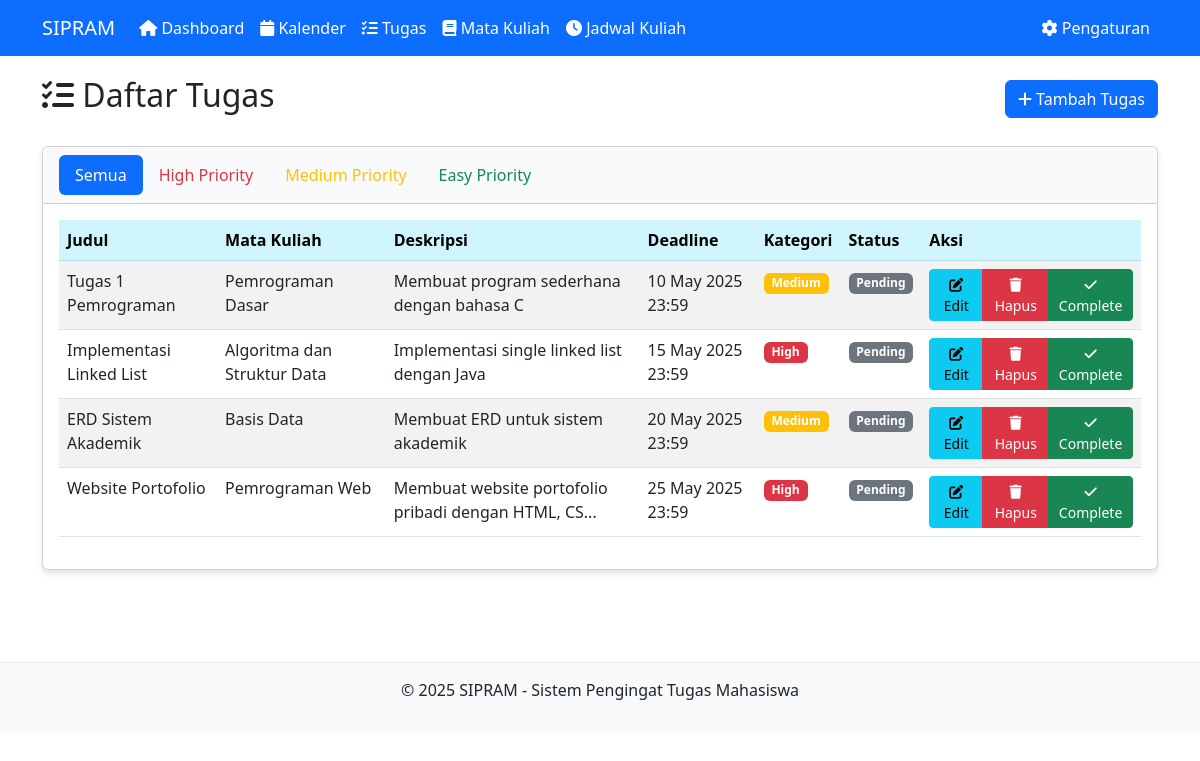
/tugas.php, run on the app's committed database.
### tables this page shows
CREATE TABLE IF NOT EXISTS tugas (
    tugas_id INT PRIMARY KEY AUTO_INCREMENT,
    user_id INT NOT NULL,
    mk_id INT NOT NULL,
    judul VARCHAR(100) NOT NULL,
    deskripsi TEXT,
    deadline DATETIME NOT NULL,
    kategori ENUM('high', 'medium', 'easy') NOT NULL,
    status ENUM('pending', 'completed') DEFAULT 'pending',
    created_at TIMESTAMP DEFAULT CURRENT_TIMESTAMP,
    FOREIGN KEY (user_id) REFERENCES users(user_id) ON DELETE CASCADE,
    FOREIGN KEY (mk_id) REFERENCES mata_kuliah(mk_id) ON DELETE CASCADE
);

CREATE TABLE IF NOT EXISTS mata_kuliah (
    mk_id INT PRIMARY KEY AUTO_INCREMENT,
    user_id INT NOT NULL,
    kode_mk VARCHAR(20) NOT NULL,
    nama_mk VARCHAR(100) NOT NULL,
    sks INT NOT NULL,
    semester VARCHAR(20) NOT NULL,
    created_at TIMESTAMP DEFAULT CURRENT_TIMESTAMP,
    FOREIGN KEY (user_id) REFERENCES users(user_id) ON DELETE CASCADE
);

### tugas.php (the view, shortened to what this page needs)
<?php
require_once 'config/db_config.php';
$user_id = 1;
$filter = isset($_GET['filter']) ? $_GET['filter'] : 'all';
$sql = "SELECT t.*, mk.nama_mk
        FROM tugas t
        JOIN mata_kuliah mk ON t.mk_id = mk.mk_id
        WHERE t.user_id = ?";
$sql .= " ORDER BY t.deadline ASC";
$stmt = $conn->prepare($sql);
if ($filter !== 'all') {
    $stmt->bind_param("is", $user_id, $filter);
} else {
    $stmt->bind_param("i", $user_id);
}
$stmt->execute();
$result = $stmt->get_result();
include 'includes/header.php';
?>
<div class="row">
    <div class="col-md-12">
        <div class="d-flex justify-content-between align-items-center mb-4">
            <h2><i class="fas fa-tasks"></i> Daftar Tugas</h2>
            <button type="button" class="btn btn-primary" data-bs-toggle="modal" data-bs-target="#addTugasModal">
                <i class="fas fa-plus"></i> Tambah Tugas
            </button>
        </div>
    </div>
</div>
<div class="row mb-4">
    <div class="col-md-12">
        <div class="card">
            <div class="card-header bg-light">
                <ul class="nav nav-pills">
                    <li class="nav-item">
                        <a class="nav-link <?php echo ($filter === 'all') ? 'active' : ''; ?>"
                           href="tugas.php?filter=all">Semua</a>
                    </li>
                    <li class="nav-item">
                        <a class="nav-link <?php echo ($filter === 'high') ? 'active' : ''; ?> text-danger"
                           href="tugas.php?filter=high">High Priority</a>
                    </li>
                    <li class="nav-item">
                        <a class="nav-link <?php echo ($filter === 'medium') ? 'active' : ''; ?> text-warning"
                           href="tugas.php?filter=medium">Medium Priority</a>
                    </li>
                    <li class="nav-item">
                        <a class="nav-link <?php echo ($filter === 'easy') ? 'active' : ''; ?> text-success"
                           href="tugas.php?filter=easy">Easy Priority</a>
                    </li>
                </ul>
            </div>
            <div class="card-body">
                <?php if ($result->num_rows > 0): ?>
                    <div class="table-responsive">
                        <table class="table table-striped table-hover">
                            <thead class="table-info">
                                <tr>
                                    <th>Judul</th>
                                    <th>Mata Kuliah</th>
                                    <th>Deskripsi</th>
                                    <th>Deadline</th>
                                    <th>Kategori</th>
                                    <th>Status</th>
                                    <th>Aksi</th>
                                </tr>
                            </thead>
                            <tbody>
                                <?php while ($row = $result->fetch_assoc()): ?>
                                    <tr>
                                        <td><?php echo htmlspecialchars($row['judul']); ?></td>
                                        <td><?php echo htmlspecialchars($row['nama_mk']); ?></td>
                                        <td><?php echo htmlspecialchars(substr($row['deskripsi'], 0, 50)) . (strlen($row['deskripsi']) > 50 ? '...' : ''); ?></td>
                                        <td>
                                            <?php
                                            $deadline = new DateTime($row['deadline']);
                                            echo $deadline->format('d M Y H:i');
                                            ?>
                                        </td>
                                        <td>
                                            <span class="badge bg-<?php echo ($row['kategori'] == 'high') ? 'danger' : (($row['kategori'] == 'medium') ? 'warning' : 'success'); ?>">
                                                <?php echo ucfirst($row['kategori']); ?>
                                            </span>
                                        </td>
                                        <td>
                                            <span class="badge bg-<?php echo ($row['status'] == 'pending') ? 'secondary' : 'primary'; ?>">
                                                <?php echo ucfirst($row['status']); ?>
                                            </span>
                                        </td>
                                        <td>
                                            <div class="btn-group">
                                                <button type="button" class="btn btn-sm btn-info edit-btn"
                                                        data-tugas-id="<?php echo $row['tugas_id']; ?>"
                                                        data-judul="<?php echo htmlspecialchars($row['judul']); ?>"
                                                        data-mk-id="<?php echo $row['mk_id']; ?>"
                                                        data-deskripsi="<?php echo htmlspecialchars($row['deskripsi']); ?>"
                                                        data-deadline="<?php echo date('Y-m-d\TH:i', strtotime($row['deadline'])); ?>"
                                                        data-kategori="<?php echo $row['kategori']; ?>"
                                                        data-bs-toggle="modal" data-bs-target="#editTugasModal">
                                                    <i class="fas fa-edit"></i> Edit
                                                </button>
                                                <button type="button" class="btn btn-sm btn-danger delete-btn"
                                                        data-tugas-id="<?php echo $row['tugas_id']; ?>"
                                                        data-judul="<?php echo htmlspecialchars($row['judul']); ?>"
                                                        data-bs-toggle="modal" data-bs-target="#deleteTugasModal">
                                                    <i class="fas fa-trash"></i> Hapus
                                                </button>
                                                <a href="process/proses_tugas.php?action=toggle_status&tugas_id=<?php echo $row['tugas_id']; ?>"
                                                  class="btn btn-sm btn-<?php echo ($row['status'] == 'pending') ? 'success' : 'secondary'; ?>">
                                                    <i class="fas <?php echo ($row['status'] == 'pending') ? 'fa-check' : 'fa-undo'; ?>"></i>
                                                    <?php echo ($row['status'] == 'pending') ? 'Complete' : 'Undo'; ?>
                                                </a>
                                            </div>
                                        </td>
                                    </tr>
                                <?php endwhile; ?>
                            </tbody>
                        </table>
                    </div>
                <?php else: ?>
                    <div class="alert alert-info">
                        <i class="fas fa-info-circle"></i> Belum ada tugas yang ditambahkan atau tidak ada tugas dalam kategori yang dipilih.
                    </div>
                <?php endif; ?>
            </div>
        </div>
    </div>
</div>
<?php
include 'includes/footer.php';
?>

### includes/header.php (style rules this page uses)
body { padding-top: 60px; min-height: 100vh; display: flex; flex-direction: column; }
.nav-link { color: #ffffff; }
.nav-link:hover, .nav-link.active { color: #000000; }
.card { margin-bottom: 20px; box-shadow: 0 4px 6px rgba(0,0,0,0.1); }
.font-size-medium { font-size: 1rem; }

### data on the page
tugas: judul "Tugas 1 Pemrograman", mk.nama_mk "Pemrograman Dasar", deskripsi "Membuat program sederhana dengan bahasa C", deadline "10 May 2025 23:59", kategori "Medium", status "Pending", shows "Complete"
tugas: judul "Implementasi Linked List", mk.nama_mk "Algoritma dan Struktur Data", deskripsi "Implementasi single linked list dengan Java", deadline "15 May 2025 23:59", kategori "High", status "Pending", shows "Complete"
tugas: judul "ERD Sistem Akademik", mk.nama_mk "Basis Data", deskripsi "Membuat ERD untuk sistem akademik", deadline "20 May 2025 23:59", kategori "Medium", status "Pending", shows "Complete"
tugas: judul "Website Portofolio", mk.nama_mk "Pemrograman Web", deskripsi "Membuat website portofolio pribadi dengan HTML, CS", deadline "25 May 2025 23:59", kategori "High", status "Pending", shows "Complete"
